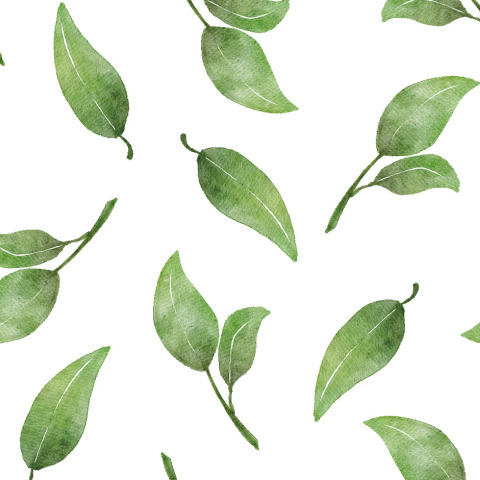
#> input picture 1/image4.jpg, 480 x 480 px
$ python main.py
#> lines starting #> are read from the running program, lines starting #| are printed output that depends on the picture; after the words box and inside, x2 and y2 are one past the last pixel; in counts of white or black regions, pixels touching at a corner belong together
import cv2
import numpy as np
import matplotlib.pyplot as plt


# [78 lines left out: functions task2_image_conversions, task3_hist_equalize, task4_noise_filtering, not called in this run]


def task5_morphology(path: str):
#> called with path = 'image4.jpg'
    img = cv2.imread(path, cv2.IMREAD_GRAYSCALE)
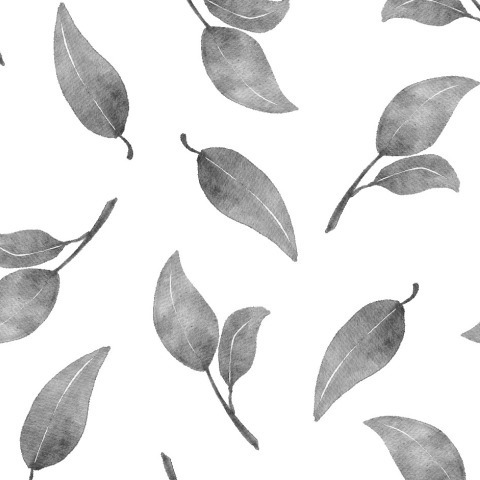
#> img: shape (480, 480); min 51, max 255, mean 228.3

    _, binary = cv2.threshold(img, 128, 255, cv2.THRESH_BINARY)
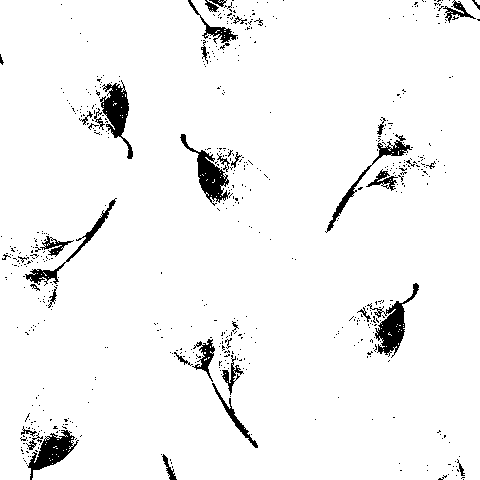
#> binary: shape (480, 480); 95.6% white; 607 black regions (568 under 20 px), largest, box (x1, y1, x2, y2) and area: (367, 283, 419, 358) 1126, (100, 80, 133, 159) 1066, (180, 134, 230, 206) 1061
    kernel = np.ones((5, 5), dtype=np.uint8)

    eroded  = cv2.erode(binary,  kernel, iterations=1)
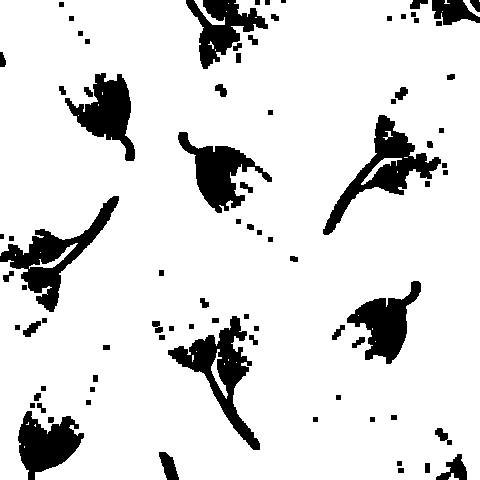
#> eroded: shape (480, 480); 87.5% white; 84 black regions (1 under 20 px), largest, box (x1, y1, x2, y2) and area: (0, 196, 119, 312) 3577, (323, 115, 441, 235) 3569, (168, 316, 260, 450) 3542
    dilated = cv2.dilate(binary, kernel, iterations=1)
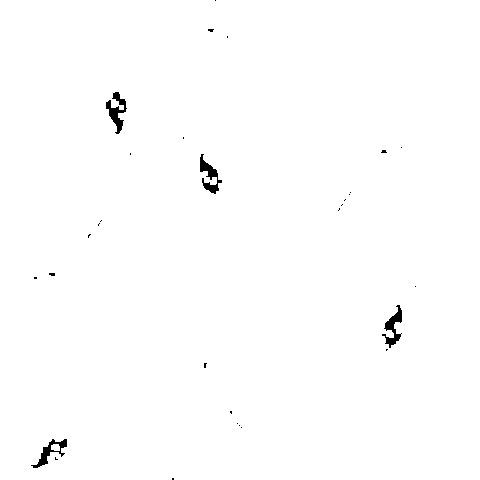
#> dilated: shape (480, 480); 99.4% white; 30 black regions (26 under 20 px), largest, box (x1, y1, x2, y2) and area: (106, 92, 127, 134) 360, (200, 154, 222, 194) 338, (382, 305, 402, 348) 336, (31, 439, 67, 468) 293

    cv2.imshow("Original Objects", img)
    cv2.imshow("Binary", binary)
    cv2.imshow("Eroded", eroded)
    cv2.imshow("Dilated", dilated)

    cv2.imwrite("5_binary.png", binary)
    cv2.imwrite("5_eroded.png", eroded)
    cv2.imwrite("5_dilated.png", dilated)

    cv2.waitKey(0)
    cv2.destroyAllWindows()


if __name__ == "__main__":
    # 2. Изменение формата изображения
    # task2_image_conversions("image.png")
    #
    # 3. Гистограмма и выравнивание освещённости
    # task3_hist_equalize("image2.jpg")
    #
    # # 4. Фильтрация шумного изображения
    #task4_noise_filtering("image3_1.png")
    #
    # # 5. Морфологические операции на бинарном изображении
    task5_morphology("image4.jpg")
